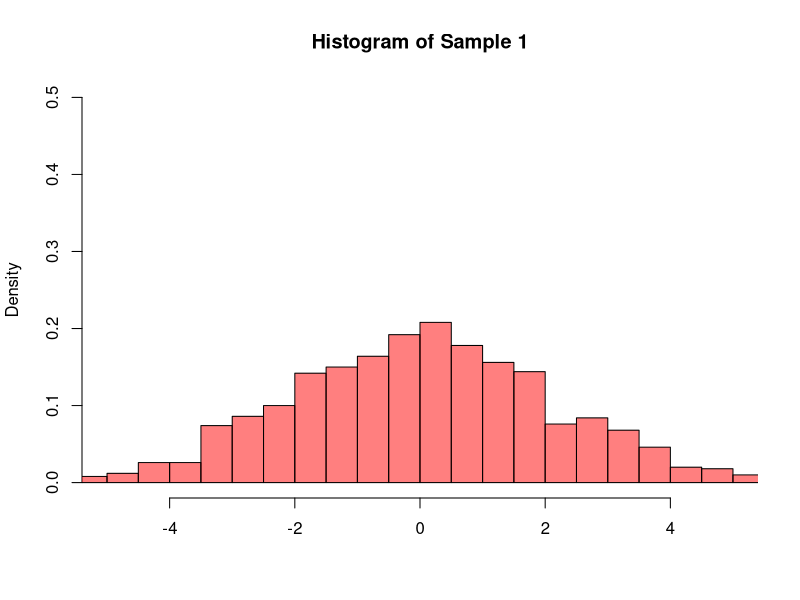
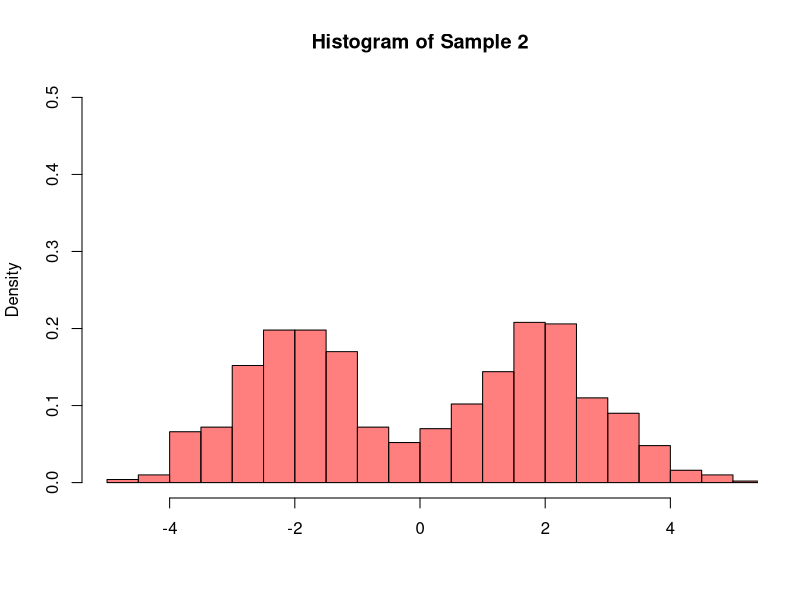
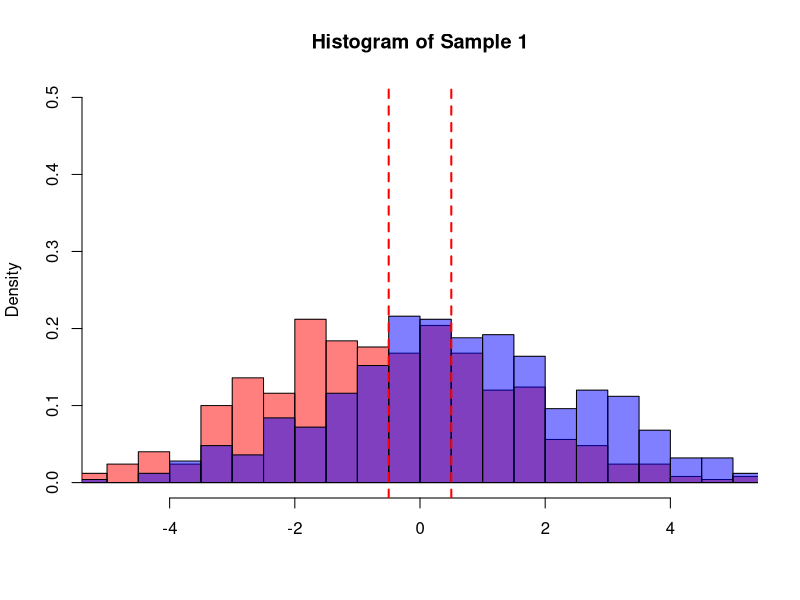
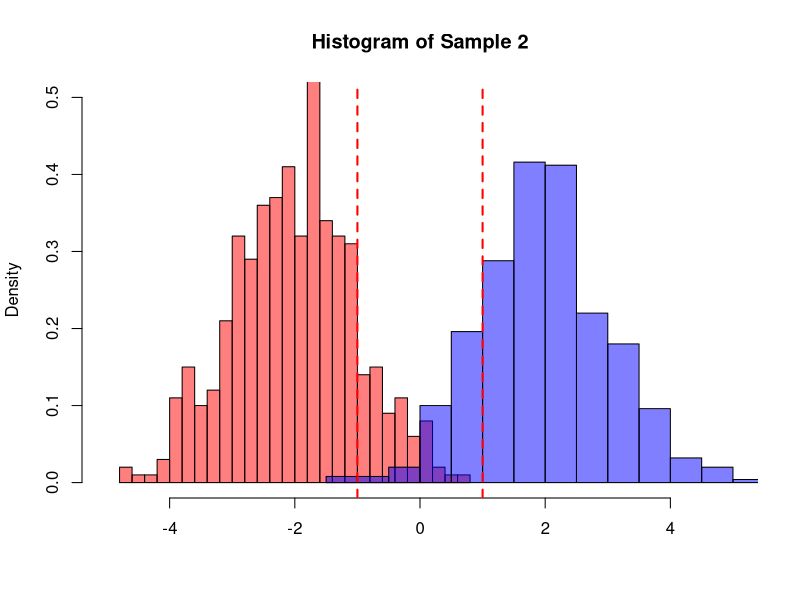

These figures' R source, in order:
## ---- chunk 1
knitr::opts_knit$set(root.dir = 'C:/Users/neide/Documents/GitHub/ma189/Data')
## ---- chunk 2
pottery <- read.csv("RBPottery.csv")
colnames(pottery) <- c("No", "ID", "Kiln", "Al", "Fe", "Mg", "Ca", "Na", "K2O", "TiO2", "MnO", "BaO")
pot_llan <- pottery[pottery$Kiln==2,]
pot_cald <- pottery[pottery$Kiln==3,]
pot_is <- pottery[pottery$Kiln==4,]
pot_ar <- pottery[pottery$Kiln==5,]
pottery[c(23,37,39,44),4:8]
## ---- chunk 3
# Generate simulations
n <- 500
x1 <- cbind(matrix(rnorm(n*1,-0.5,2),n,1),
            matrix(rnorm(n*1,0.5,2),n,1))
x2 <- cbind(matrix(rnorm(n*1,-2,1),n,1),
            matrix(rnorm(n*1,2,1),n,1))

# Data visualization via histograms
hist(rbind(x1[,1],x1[,2]), breaks=20, xlim=c(-5,5),ylim=c(0,0.5),freq = F,
     main="Histogram of Sample 1", xlab="", col=rgb(1,0,0,0.5))
hist(rbind(x2[,1],x2[,2]), breaks=20, xlim=c(-5,5),ylim=c(0,0.5),freq = F,
     main="Histogram of Sample 2", xlab="", col=rgb(1,0,0,0.5))
## ---- chunk 4
nv <- c(n,n)
center_x1 <- x1 - matrix(colMeans(x1), nr=dim(x1)[1], nc=dim(x1)[2], byrow=TRUE)
center_x2 <- x2 - matrix(colMeans(x2), nr=dim(x2)[1], nc=dim(x2)[2], byrow=TRUE)
ESS1 <- sum(center_x1^2)
TSS1 <- nv%*%(colMeans(x1)-mean(x1))^2
ESS2 <- sum(center_x2^2)
TSS2 <- nv%*%(colMeans(x2)-mean(x2))^2
## ---- chunk 5
# Data visualization via histograms
hist(x1[,1], breaks=20, xlim=c(-5,5),ylim=c(0,0.5),freq = F,
     main="Histogram of Sample 1", xlab="", col=rgb(1,0,0,0.5))
hist(x1[,2], breaks=20, col=rgb(0,0,1,0.5),freq = F, add=T )
abline(v = -0.5, col="red", lwd=2, lty=2)
abline(v = 0.5, col="red", lwd=2, lty=2)

hist(x2[,1], breaks=20, xlim=c(-5,5),ylim=c(0,0.5),freq = F,
     main="Histogram of Sample 2", xlab="", col=rgb(1,0,0,0.5))
hist(x2[,2], breaks=20, col=rgb(0,0,1,0.5),freq = F, add=T)
abline(v = -1, col="red", lwd=2, lty=2)
abline(v = 1, col="red", lwd=2, lty=2)
## ---- chunk 6
pot <- NULL
pot <- rbind(pot,pot_llan)
pot <- rbind(pot,pot_cald)
pot <- rbind(pot,pot_is)
pot <- rbind(pot,pot_ar)

x <- pot$Al
n2 <- length(x[pot$Kiln == 2])
n3 <- length(x[pot$Kiln == 3])
n4 <- length(x[pot$Kiln == 4])
n5 <- length(x[pot$Kiln == 5])
N <- n2+n3+n4+n5
m2 <- mean(x[pot$Kiln == 2])
m3 <- mean(x[pot$Kiln == 3])
m4 <- mean(x[pot$Kiln == 4])
m5 <- mean(x[pot$Kiln == 5])
mg <- mean(x)
ESS1 <- sum((x[pot$Kiln == 2] - m2)^2) + sum((x[pot$Kiln == 3] - m3)^2) + 
  sum((x[pot$Kiln == 4] - m4)^2) + sum((x[pot$Kiln == 5] - m5)^2)
TSS1 <- n2*(m2-mg)^2 + n3*(m3-mg)^2 + n4*(m4-mg)^2 + n5*(m5-mg)^2  
F1 <- TSS1/ESS1 * (N-4)/(4-1)

x <- pot$Fe
n2 <- length(x[pot$Kiln == 2])
n3 <- length(x[pot$Kiln == 3])
n4 <- length(x[pot$Kiln == 4])
n5 <- length(x[pot$Kiln == 5])
N <- n2+n3+n4+n5
m2 <- mean(x[pot$Kiln == 2])
m3 <- mean(x[pot$Kiln == 3])
m4 <- mean(x[pot$Kiln == 4])
m5 <- mean(x[pot$Kiln == 5])
mg <- mean(x)
ESS2 <- sum((x[pot$Kiln == 2] - m2)^2) + sum((x[pot$Kiln == 3] - m3)^2) + 
  sum((x[pot$Kiln == 4] - m4)^2) + sum((x[pot$Kiln == 5] - m5)^2)
TSS2 <- n2*(m2-mg)^2 + n3*(m3-mg)^2 + n4*(m4-mg)^2 + n5*(m5-mg)^2  
F2 <- TSS2/ESS2 * (N-4)/(4-1)

x <- pot$Mg
n2 <- length(x[pot$Kiln == 2])
n3 <- length(x[pot$Kiln == 3])
n4 <- length(x[pot$Kiln == 4])
n5 <- length(x[pot$Kiln == 5])
N <- n2+n3+n4+n5
m2 <- mean(x[pot$Kiln == 2])
m3 <- mean(x[pot$Kiln == 3])
m4 <- mean(x[pot$Kiln == 4])
m5 <- mean(x[pot$Kiln == 5])
mg <- mean(x)
ESS3 <- sum((x[pot$Kiln == 2] - m2)^2) + sum((x[pot$Kiln == 3] - m3)^2) + 
  sum((x[pot$Kiln == 4] - m4)^2) + sum((x[pot$Kiln == 5] - m5)^2)
TSS3 <- n2*(m2-mg)^2 + n3*(m3-mg)^2 + n4*(m4-mg)^2 + n5*(m5-mg)^2  
F3 <- TSS3/ESS3 * (N-4)/(4-1)

x <- pot$Ca
n2 <- length(x[pot$Kiln == 2])
n3 <- length(x[pot$Kiln == 3])
n4 <- length(x[pot$Kiln == 4])
n5 <- length(x[pot$Kiln == 5])
N <- n2+n3+n4+n5
m2 <- mean(x[pot$Kiln == 2])
m3 <- mean(x[pot$Kiln == 3])
m4 <- mean(x[pot$Kiln == 4])
m5 <- mean(x[pot$Kiln == 5])
mg <- mean(x)
ESS4 <- sum((x[pot$Kiln == 2] - m2)^2) + sum((x[pot$Kiln == 3] - m3)^2) + 
  sum((x[pot$Kiln == 4] - m4)^2) + sum((x[pot$Kiln == 5] - m5)^2)
TSS4 <- n2*(m2-mg)^2 + n3*(m3-mg)^2 + n4*(m4-mg)^2 + n5*(m5-mg)^2  
F4 <- TSS4/ESS4 * (N-4)/(4-1)

x <- pot$Na
n2 <- length(x[pot$Kiln == 2])
n3 <- length(x[pot$Kiln == 3])
n4 <- length(x[pot$Kiln == 4])
n5 <- length(x[pot$Kiln == 5])
N <- n2+n3+n4+n5
m2 <- mean(x[pot$Kiln == 2])
m3 <- mean(x[pot$Kiln == 3])
m4 <- mean(x[pot$Kiln == 4])
m5 <- mean(x[pot$Kiln == 5])
mg <- mean(x)
ESS5 <- sum((x[pot$Kiln == 2] - m2)^2) + sum((x[pot$Kiln == 3] - m3)^2) + 
  sum((x[pot$Kiln == 4] - m4)^2) + sum((x[pot$Kiln == 5] - m5)^2)
TSS5 <- n2*(m2-mg)^2 + n3*(m3-mg)^2 + n4*(m4-mg)^2 + n5*(m5-mg)^2  
F5 <- TSS5/ESS5 * (N-4)/(4-1)
